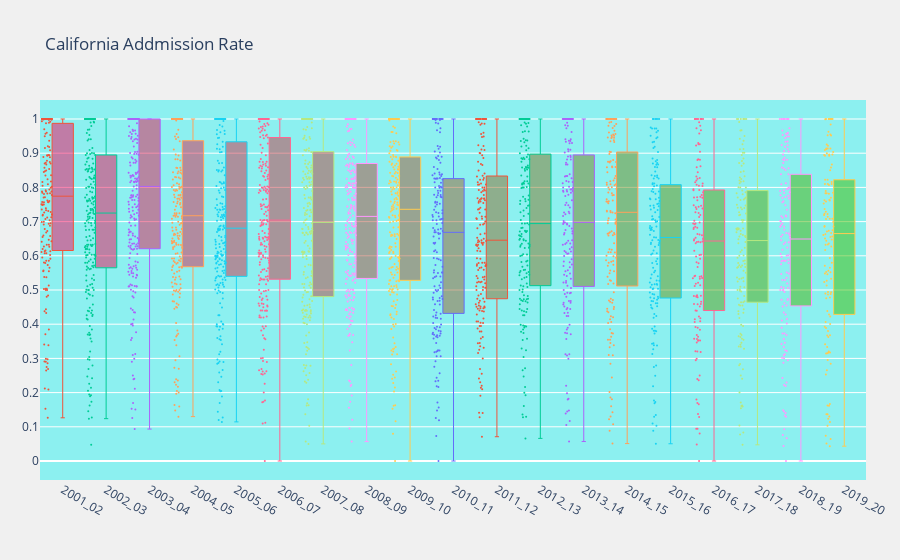

Notebook cell for this chart:
### Code cell
ca_adm_rate = {}
for i in range(20):
    
    data_path = "/home/hadi/Downloads/CollegeScorecard_Raw_Data_04262022/"
    data_name = "MERGED20%02d_%02d_PP.csv" %(i,i+1)
    merged_data = pandas.read_csv(data_path + data_name)
    
    ca_data = merged_data[merged_data['STABBR'] == 'CA']
    ca_adm_rate["20%02d_%02d" %(i,i+1)] = ca_data['ADM_RATE']    


x_data = []
y_data = []
color_data = []
for i in range(20):
    x_data.append("20%02d_%02d" %(i,i+1))
    y_data.append(ca_adm_rate["20%02d_%02d" %(i,i+1)])
    color_data.append("rgba(%d,%d,%d, 0.5)" %(255 - 10*i, 10*i, 100 - 5*i))


traces = []

for xd, yd, cl in zip(x_data, y_data, color_data):
    trace = graph_objs.Box(y = yd , name = xd, boxpoints = 'all',
                            jitter = 0.5, whiskerwidth = 0.2,
                            fillcolor = cl, marker = dict(size = 2), line = dict(width = 1)
                            )
    traces.append(trace)
    
    
layout = graph_objs.Layout(title = "California Addmission Rate",
                           yaxis = dict(autorange = True,
                                        showgrid = True,
                                        zeroline = True,
                                        dtick = 0.1,
                                        gridcolor = 'rgb(255,255,255)',
                                        gridwidth = 1,
                                        zerolinecolor = 'rgb(255,255,255)',
                                        zerolinewidth = 2
                                       ),
                           margin = dict(l = 40, r = 30, b = 80, t = 100),
                           paper_bgcolor = 'rgb(240, 240, 240)',
                           plot_bgcolor = 'rgb(140, 240, 240)',
                           showlegend = False
                          )
    
fig = graph_objs.Figure(data = traces , layout = layout)
iplot(fig)

### Figure 1 — Plotly figure (JSON) as saved in the notebook; plotly's stock layout.template omitted (floating-point values rounded to 4 significant figures; data arrays with more than 128 entries replaced by an {"elided": "..."} marker saying what was removed)
{"data": [{"boxpoints": "all", "fillcolor": "rgba(255,0,100, 0.5)", "jitter": 0.5, "line": {"width": 1}, "marker": {"size": 2}, "name": "2000_01", "type": "box", "whiskerwidth": 0.2, "y": {"elided": "653 null values"}}, {"boxpoints": "all", "fillcolor": "rgba(245,10,95, 0.5)", "jitter": 0.5, "line": {"width": 1}, "marker": {"size": 2}, "name": "2001_02", "type": "box", "whiskerwidth": 0.2, "y": {"elided": "660 float values"}}, {"boxpoints": "all", "fillcolor": "rgba(235,20,90, 0.5)", "jitter": 0.5, "line": {"width": 1}, "marker": {"size": 2}, "name": "2002_03", "type": "box", "whiskerwidth": 0.2, "y": {"elided": "648 float values"}}, {"boxpoints": "all", "fillcolor": "rgba(225,30,85, 0.5)", "jitter": 0.5, "line": {"width": 1}, "marker": {"size": 2}, "name": "2003_04", "type": "box", "whiskerwidth": 0.2, "y": {"elided": "645 float values"}}, {"boxpoints": "all", "fillcolor": "rgba(215,40,80, 0.5)", "jitter": 0.5, "line": {"width": 1}, "marker": {"size": 2}, "name": "2004_05", "type": "box", "whiskerwidth": 0.2, "y": {"elided": "647 float values"}}, {"boxpoints": "all", "fillcolor": "rgba(205,50,75, 0.5)", "jitter": 0.5, "line": {"width": 1}, "marker": {"size": 2}, "name": "2005_06", "type": "box", "whiskerwidth": 0.2, "y": {"elided": "670 float values"}}, {"boxpoints": "all", "fillcolor": "rgba(195,60,70, 0.5)", "jitter": 0.5, "line": {"width": 1}, "marker": {"size": 2}, "name": "2006_07", "type": "box", "whiskerwidth": 0.2, "y": {"elided": "679 float values"}}, {"boxpoints": "all", "fillcolor": "rgba(185,70,65, 0.5)", "jitter": 0.5, "line": {"width": 1}, "marker": {"size": 2}, "name": "2007_08", "type": "box", "whiskerwidth": 0.2, "y": {"elided": "680 float values"}}, {"boxpoints": "all", "fillcolor": "rgba(175,80,60, 0.5)", "jitter": 0.5, "line": {"width": 1}, "marker": {"size": 2}, "name": "2008_09", "type": "box", "whiskerwidth": 0.2, "y": {"elided": "680 float values"}}, {"boxpoints": "all", "fillcolor": "rgba(165,90,55, 0.5)", "jitter": 0.5, "line": {"width": 1}, "marker": {"size": 2}, "name": "2009_10", "type": "box", "whiskerwidth": 0.2, "y": {"elided": "708 float values"}}, {"boxpoints": "all", "fillcolor": "rgba(155,100,50, 0.5)", "jitter": 0.5, "line": {"width": 1}, "marker": {"size": 2}, "name": "2010_11", "type": "box", "whiskerwidth": 0.2, "y": {"elided": "740 float values"}}, {"boxpoints": "all", "fillcolor": "rgba(145,110,45, 0.5)", "jitter": 0.5, "line": {"width": 1}, "marker": {"size": 2}, "name": "2011_12", "type": "box", "whiskerwidth": 0.2, "y": {"elided": "776 float values"}}, {"boxpoints": "all", "fillcolor": "rgba(135,120,40, 0.5)", "jitter": 0.5, "line": {"width": 1}, "marker": {"size": 2}, "name": "2012_13", "type": "box", "whiskerwidth": 0.2, "y": {"elided": "806 float values"}}, {"boxpoints": "all", "fillcolor": "rgba(125,130,35, 0.5)", "jitter": 0.5, "line": {"width": 1}, "marker": {"size": 2}, "name": "2013_14", "type": "box", "whiskerwidth": 0.2, "y": {"elided": "813 float values"}}, {"boxpoints": "all", "fillcolor": "rgba(115,140,30, 0.5)", "jitter": 0.5, "line": {"width": 1}, "marker": {"size": 2}, "name": "2014_15", "type": "box", "whiskerwidth": 0.2, "y": {"elided": "802 float values"}}, {"boxpoints": "all", "fillcolor": "rgba(105,150,25, 0.5)", "jitter": 0.5, "line": {"width": 1}, "marker": {"size": 2}, "name": "2015_16", "type": "box", "whiskerwidth": 0.2, "y": {"elided": "774 float values"}}, {"boxpoints": "all", "fillcolor": "rgba(95,160,20, 0.5)", "jitter": 0.5, "line": {"width": 1}, "marker": {"size": 2}, "name": "2016_17", "type": "box", "whiskerwidth": 0.2, "y": {"elided": "725 float values"}}, {"boxpoints": "all", "fillcolor": "rgba(85,170,15, 0.5)", "jitter": 0.5, "line": {"width": 1}, "marker": {"size": 2}, "name": "2017_18", "type": "box", "whiskerwidth": 0.2, "y": {"elided": "717 float values"}}, {"boxpoints": "all", "fillcolor": "rgba(75,180,10, 0.5)", "jitter": 0.5, "line": {"width": 1}, "marker": {"size": 2}, "name": "2018_19", "type": "box", "whiskerwidth": 0.2, "y": {"elided": "703 float values"}}, {"boxpoints": "all", "fillcolor": "rgba(65,190,5, 0.5)", "jitter": 0.5, "line": {"width": 1}, "marker": {"size": 2}, "name": "2019_20", "type": "box", "whiskerwidth": 0.2, "y": {"elided": "694 float values"}}], "layout": {"margin": {"b": 80, "l": 40, "r": 30, "t": 100}, "paper_bgcolor": "rgb(240, 240, 240)", "plot_bgcolor": "rgb(140, 240, 240)", "showlegend": false, "title": {"text": "California Addmission Rate"}, "yaxis": {"autorange": true, "dtick": 0.1, "gridcolor": "rgb(255,255,255)", "gridwidth": 1, "showgrid": true, "zeroline": true, "zerolinecolor": "rgb(255,255,255)", "zerolinewidth": 2}}}
